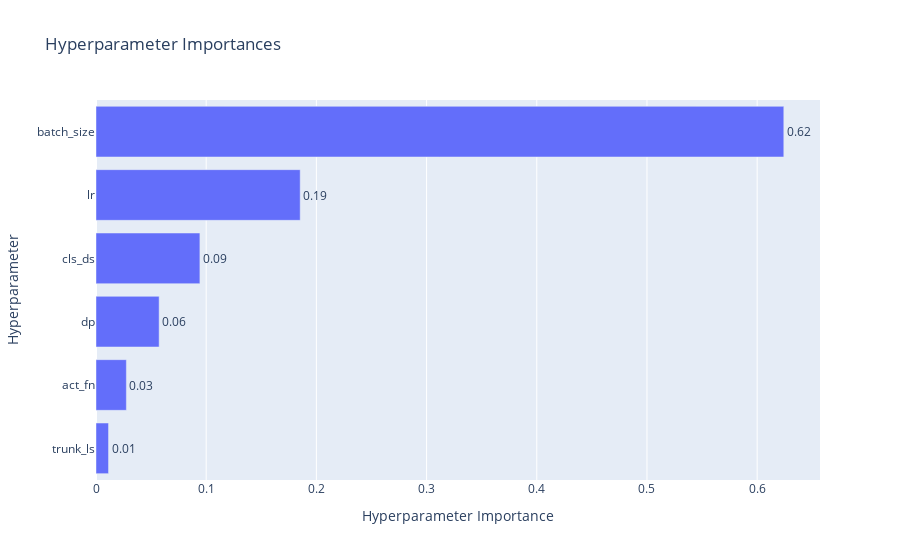
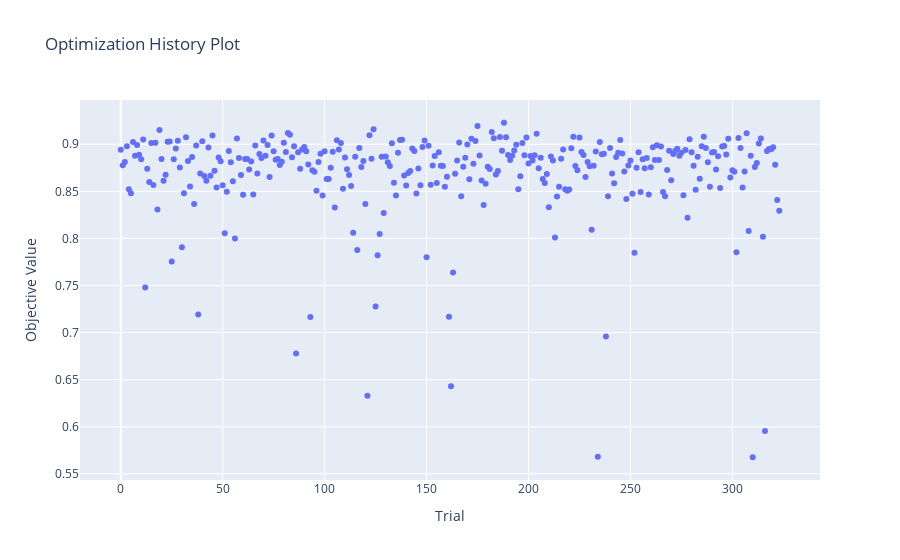

The cell these charts' notebook holds for them, in order:
### Code cell
print_study_results("cls_mlp")

### Figure 1 — Plotly figure (JSON) as saved in the notebook; plotly's stock layout.template omitted (floating-point values rounded to 4 significant figures)
{"data": [{"cliponaxis": false, "hovertemplate": ["trunk_ls (CategoricalDistribution): 0.011370719881189546<extra></extra>", "act_fn (CategoricalDistribution): 0.027557905520331286<extra></extra>", "dp (CategoricalDistribution): 0.05730355176844772<extra></extra>", "cls_ds (CategoricalDistribution): 0.09428627412659435<extra></extra>", "lr (CategoricalDistribution): 0.18530604121699895<extra></extra>", "batch_size (CategoricalDistribution): 0.6241755074864381<extra></extra>"], "name": "Objective Value", "orientation": "h", "text": ["0.01", "0.03", "0.06", "0.09", "0.19", "0.62"], "textposition": "outside", "type": "bar", "x": [0.01137, 0.02756, 0.0573, 0.09429, 0.1853, 0.6242], "y": ["trunk_ls", "act_fn", "dp", "cls_ds", "lr", "batch_size"]}], "layout": {"title": {"text": "Hyperparameter Importances"}, "xaxis": {"title": {"text": "Hyperparameter Importance"}}, "yaxis": {"title": {"text": "Hyperparameter"}}}}

### Figure 2 — Plotly figure (JSON) as saved in the notebook; plotly's stock layout.template omitted (floating-point values rounded to 4 significant figures; data arrays with more than 128 entries replaced by an {"elided": "..."} marker saying what was removed)
{"data": [{"mode": "markers", "name": "Objective Value", "type": "scatter", "x": {"elided": "324 int values"}, "y": {"elided": "324 float values"}}, {"marker": {"color": "#cccccc"}, "mode": "markers", "name": "Infeasible Trial", "showlegend": false, "type": "scatter", "x": [], "y": []}], "layout": {"title": {"text": "Optimization History Plot"}, "xaxis": {"title": {"text": "Trial"}}, "yaxis": {"title": {"text": "Objective Value"}}}}
